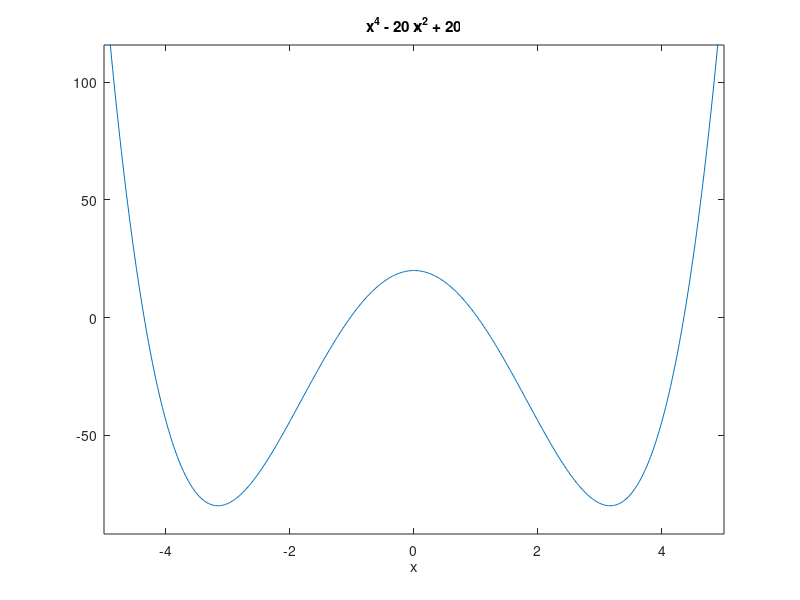

This figure's MATLAB source: (Note: this script raises an error after producing the figure.)
clc;clear all;close all;
fx=@(x) x.^4-20*x.^2+20;ezplot(fx,[-5 5]);shg
% Cuc tieu
[x0 y0]=ginput;
[xmin fxmin]=fminsearch(fx,x0);
% Cuc dai
fx=@(x)-(x^4-20*x^2+20);ezplot(fx,[-5 5]);shg
[x0 y0]=ginput;
[xmax fxmax]=fminsearch(fx,x0);
xmax, -fxmax